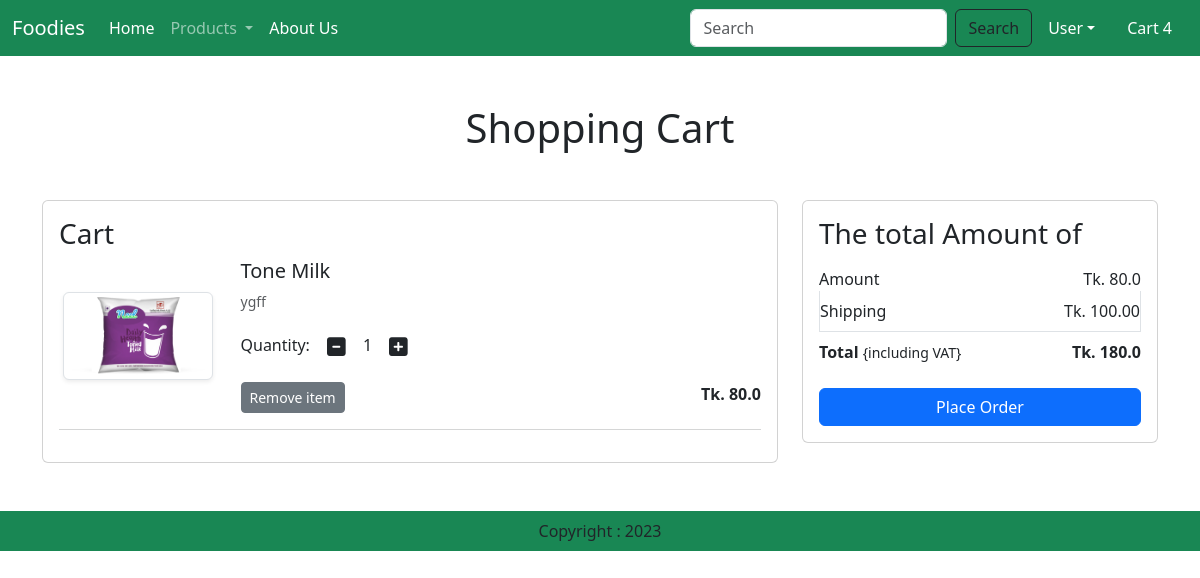
The app's page /cart/ (signed in) with its own data.
### foods/models.py (models this page shows, shortened)
class Cart(models.Model):
    user = models.ForeignKey(User,on_delete=models.CASCADE)
    product = models.ForeignKey(Product,on_delete=models.CASCADE)
    quantity = models.PositiveIntegerField(default=1)

class Product(models.Model):
    title = models.CharField(max_length=100)
    selling_price = models.FloatField()
    discounted_price = models.FloatField()
    description = models.TextField()
    composition = models.TextField(default='')
    prodapp = models.TextField()
    category = models.CharField(choices=CATEGORY_CHOICES, max_length=2)
    product_image = models.ImageField(upload_to='product')

### foods/views.py (the view)
# urls.py: path('cart/', views.show_cart, name='showcart'),
def show_cart(request):
    user = request.user
    cart = Cart.objects.filter(user=user)
    amount = 0
    for p in cart:
        value = p.quantity * p.product.discounted_price
        amount = amount + value
    totalamount = amount + 100
    return render(request, 'foods/addtocart.html',locals())

### foods/templates/foods/addtocart.html (shortened to what this page needs)
{% extends 'foods/base.html' %}
{% load static %}
{% block main-content %}
<div class="container my-5">
    <div class="row">
        {% if cart %}
        <h1 class="text-center mb-5">Shopping Cart</h1>
        <div class="col-sm-8">
            <div class="card">
                <div class="card-body">
                    <h3>Cart</h3>
                    {% for item in cart %}
                    <div class="row">
                        <div class="col-sm-3 text-center align-self-center"><img src="{{item.product.product_image.url}}" alt="" srcset="" class="img-fluid img-thumbnail shadow-sm" height="150" width="150"> </div>
                        <div class="col-sm-9">
                            <div>
                                <h5>{{item.product.title}}</h5>
                                <p class="mb-2 text-muted small">{{item.product.description}}</p>
                                <div class="my-3">
                                    <label for="quantity">Quantity: </label>
                                    <a class="minus-cart btn" pid={{item.product.id}}><i class="fas fa-minus-square fa-lg"></i></a>
                                    <span id="quantity">{{item.quantity}}</span>
                                    <a class="plus-cart btn" pid={{item.product.id}}><i class="fas fa-plus-square fa-lg"></i></a>
                                </div>
                                <div class="d-flex justify-content-between">
                                    <a href="#" class="remove-cart btn btn-sm btn-secondary mr-3" pid={{item.product.id}}>Remove item </a>
                                    <p class="mb-0"><span><strong>Tk. {{item.product.discounted_price}}</strong></span></p>
                                </div>
                            </div>
                        </div>
                    </div>
                    <hr class="text-muted">
                    {% endfor %}
                </div>
            </div>
        </div>
        <div class="col-sm-4">
            <div class="card">
                <div class="card-body">
                    <h3>The total Amount of</h3>
                    <ul class="list-group">
                        <li class="list-group-item d-flex justify-content-between align-item-center border-0 px-0 pb-0" >Amount<span id="amount">Tk. {{amount}}</span></li>
                        <li class="list-group-item d-flex justify-content-between align-item-center px-0" >Shipping<span>Tk. 100.00</span></li>
                        <li class="list-group-item d-flex justify-content-between align-item-center border-0 px-0 mb-3" >
                            <div>
                                <strong>Total</strong> <small>{including VAT}</small>
                            </div>
                            <span id="totalamount"><strong>Tk. {{totalamount}}</strong></span>
                        </li>
                    </ul>
                    <div class="d-grid"><a href="{% url 'checkout' %}" class="btn btn-primary">Place Order</a></div>
                </div>
            </div>
        </div>
        {% else %}
            <h1 class="text-center mb-5">Cart is Empty</h1>
     {% endif %}
    </div>
</div>
{% endblock main-content %}

### records on screen
Cart: product.product_image (picture), product "Tone Milk", product.description "ygff", quantity "1", product.discounted_price "80.0"

### other values on screen
{{ amount }} "80.0"
{{ totalamount }} "180.0"
